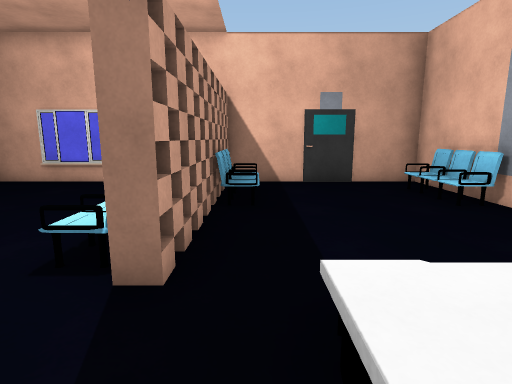
[1] (above)

12 first-person views from a walk through a 3-D level made in the Unity game engine. The camera is 1.3 m above the floor, tilts 10° down and sees 80° across. The floor is counted in squares, 1 m on a side. Each view is taken from the middle of a square. On the plan, view 1 faces up. The plan holds only what a view shows up to about 14 squares ahead; the rest is blank. The place goes on beyond the plan. The player character is not drawn. Surface patterns are stand-ins for the level's own textures.

[2]
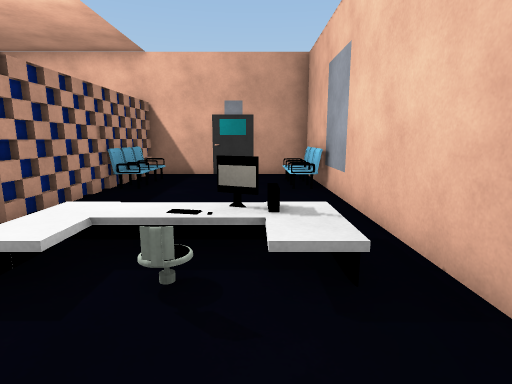

[3]
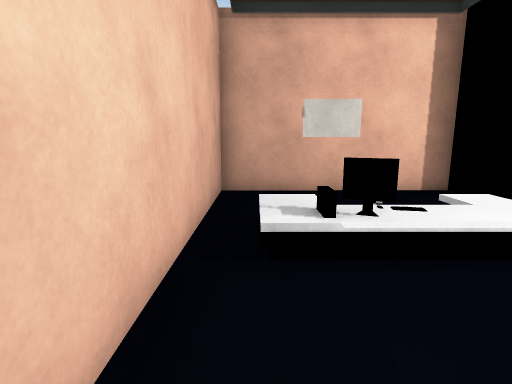

[4]
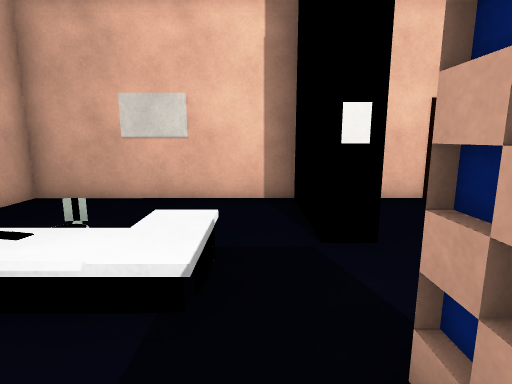

[5]
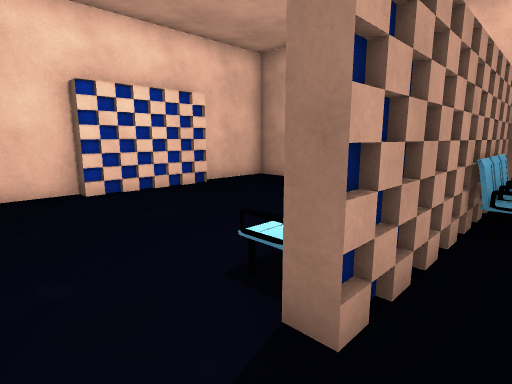

[6]
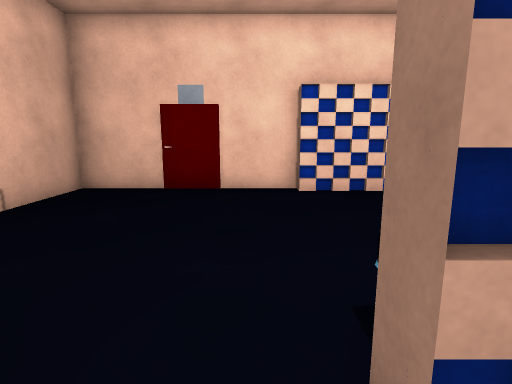

[7]
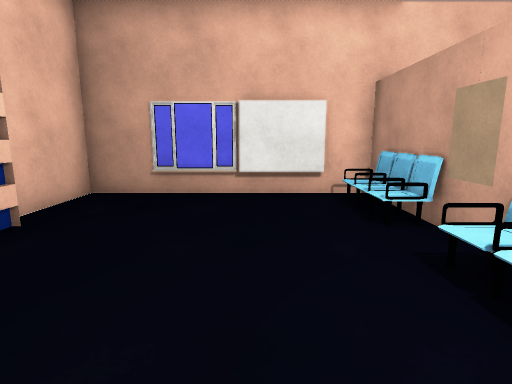

[8]
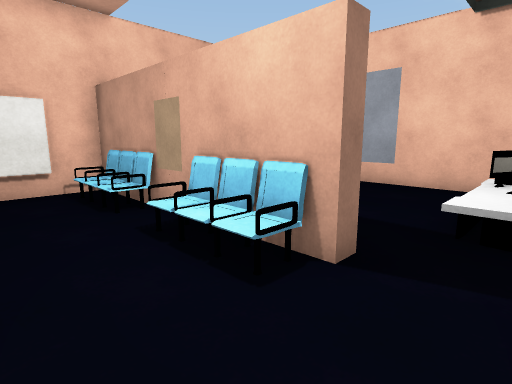

[9]
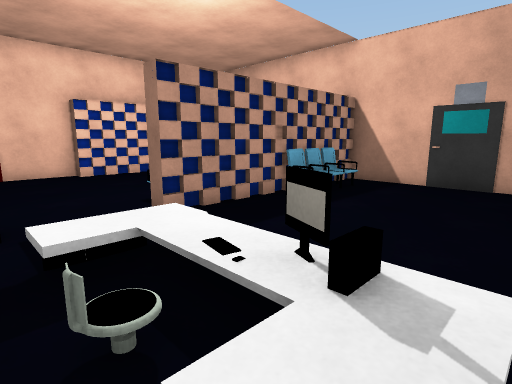

[10]
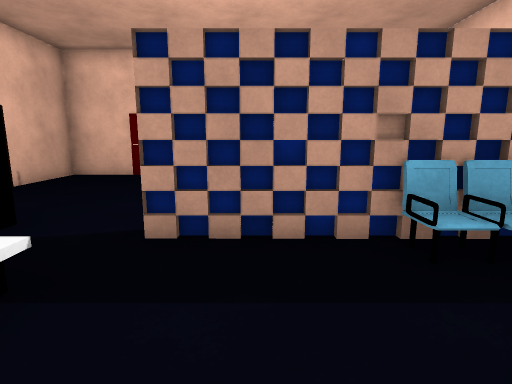

[11]
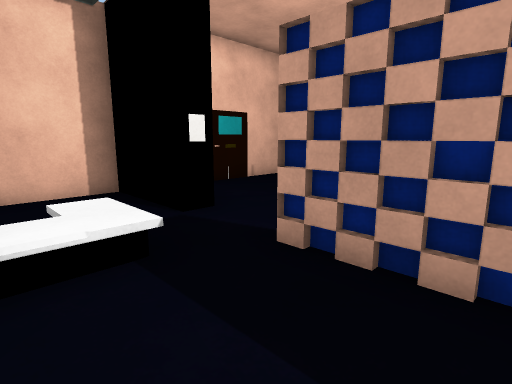

[12]
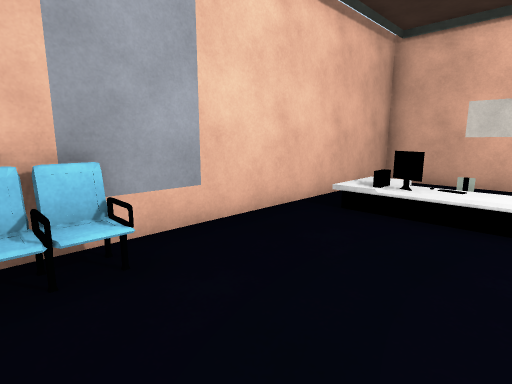

### Floor plan
Key: @ floor where view 1 was taken; # wall or solid block; . floor; / step, stairs or slope; = window, fence, low wall or low ledge; B bench.
Columns run from 8 left of view 1 to 5 right of it. Each row starts with its distance up from view 1.
  9 ##############
  8 #      #     #
  7 #      BB.   B
  6 #     =##   ##
  5 #      #  . .#
  4 #      B.  ..#
  3 #     =#.....#
  2 #   .  ..//=/#
  1 #   .  ..////#
  0 #      #@.#..#
 -1 #       .... #
 -2 #       .... #
 -3 ##############

Positions as (right, up) in squares from view 1, and headings:
1: (0, 0), facing up
2: (3, -2), facing up
3: (4, 5), facing down
4: (0, 4), facing down
5: (0, 1), facing up-left
6: (0, 2), facing left
7: (-4, 2), facing up
8: (-4, 1), facing up-right
9: (4, 0), facing up-left
10: (3, 4), facing left
11: (2, 5), facing down-left
12: (1, 7), facing down-right
